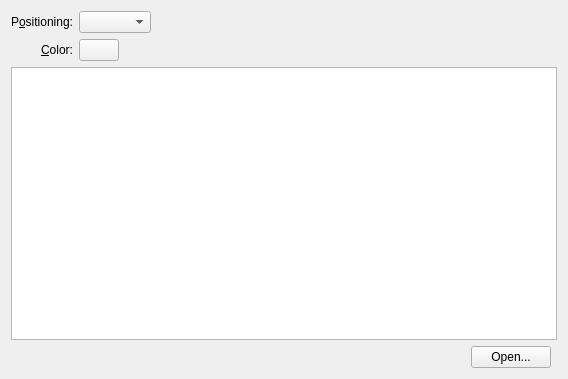
<?xml version="1.0" encoding="UTF-8"?>
<ui version="4.0">
 <class>ImageConfig</class>
 <widget class="QWidget" name="ImageConfig">
  <property name="geometry">
   <rect>
    <x>0</x>
    <y>0</y>
    <width>568</width>
    <height>379</height>
   </rect>
  </property>
  <layout class="QGridLayout" name="gridLayout">
   <item row="2" column="0" colspan="3">
    <widget class="ItemsView" name="m_view">
     <property name="minimumSize">
      <size>
       <width>300</width>
       <height>220</height>
      </size>
     </property>
     <property name="movement">
      <enum>QListView::Static</enum>
     </property>
     <property name="resizeMode">
      <enum>QListView::Adjust</enum>
     </property>
     <property name="layoutMode">
      <enum>QListView::Batched</enum>
     </property>
     <property name="spacing">
      <number>2</number>
     </property>
     <property name="viewMode">
      <enum>QListView::IconMode</enum>
     </property>
     <property name="uniformItemSizes">
      <bool>false</bool>
     </property>
    </widget>
   </item>
   <item row="0" column="0">
    <widget class="QLabel" name="m_positioningLabel">
     <property name="text">
      <string>P&amp;ositioning:</string>
     </property>
     <property name="alignment">
      <set>Qt::AlignRight|Qt::AlignTrailing|Qt::AlignVCenter</set>
     </property>
     <property name="buddy">
      <cstring>m_resizeMethod</cstring>
     </property>
    </widget>
   </item>
   <item row="1" column="0">
    <widget class="QLabel" name="m_colorLabel">
     <property name="text">
      <string>&amp;Color:</string>
     </property>
     <property name="alignment">
      <set>Qt::AlignRight|Qt::AlignTrailing|Qt::AlignVCenter</set>
     </property>
     <property name="buddy">
      <cstring>m_color</cstring>
     </property>
    </widget>
   </item>
   <item row="1" column="1" colspan="2">
    <layout class="QHBoxLayout" name="horizontalLayout_2">
     <item>
      <widget class="KColorButton" name="m_color">
       <property name="sizePolicy">
        <sizepolicy hsizetype="Minimum" vsizetype="Fixed">
         <horstretch>0</horstretch>
         <verstretch>0</verstretch>
        </sizepolicy>
       </property>
       <property name="toolTip">
        <string>Change wallpaper frame color</string>
       </property>
       <property name="whatsThis">
        <string>Change the color of the frame that it may be visible when the wallpaper is centered or scaled with the same proportions.</string>
       </property>
       <property name="color">
        <color>
         <red>70</red>
         <green>90</green>
         <blue>130</blue>
        </color>
       </property>
       <property name="defaultColor">
        <color>
         <red>70</red>
         <green>90</green>
         <blue>130</blue>
        </color>
       </property>
      </widget>
     </item>
     <item>
      <spacer name="spacer">
       <property name="orientation">
        <enum>Qt::Horizontal</enum>
       </property>
       <property name="sizeHint" stdset="0">
        <size>
         <width>40</width>
         <height>20</height>
        </size>
       </property>
      </spacer>
     </item>
    </layout>
   </item>
   <item row="0" column="1" colspan="2">
    <layout class="QHBoxLayout" name="horizontalLayout">
     <item>
      <widget class="QComboBox" name="m_resizeMethod">
       <property name="sizePolicy">
        <sizepolicy hsizetype="Preferred" vsizetype="Fixed">
         <horstretch>0</horstretch>
         <verstretch>0</verstretch>
        </sizepolicy>
       </property>
      </widget>
     </item>
     <item>
      <spacer name="spacer_2">
       <property name="orientation">
        <enum>Qt::Horizontal</enum>
       </property>
       <property name="sizeHint" stdset="0">
        <size>
         <width>187</width>
         <height>17</height>
        </size>
       </property>
      </spacer>
     </item>
    </layout>
   </item>
   <item row="3" column="1">
    <layout class="QHBoxLayout" name="horizontalLayout_3">
     <item>
      <spacer name="horizontalSpacer">
       <property name="orientation">
        <enum>Qt::Horizontal</enum>
       </property>
       <property name="sizeHint" stdset="0">
        <size>
         <width>40</width>
         <height>20</height>
        </size>
       </property>
      </spacer>
     </item>
     <item>
      <widget class="KPushButton" name="m_pictureUrlButton">
       <property name="text">
        <string>Open...</string>
       </property>
      </widget>
     </item>
    </layout>
   </item>
  </layout>
 </widget>
 <customwidgets>
  <customwidget>
   <class>KColorButton</class>
   <extends>QPushButton</extends>
   <header>kcolorbutton.h</header>
  </customwidget>
  <customwidget>
   <class>KPushButton</class>
   <extends>QPushButton</extends>
   <header>kpushbutton.h</header>
  </customwidget>
  <customwidget>
   <class>ItemsView</class>
   <extends>QListView</extends>
   <header>itemsview.h</header>
  </customwidget>
 </customwidgets>
 <connections/>
</ui>
